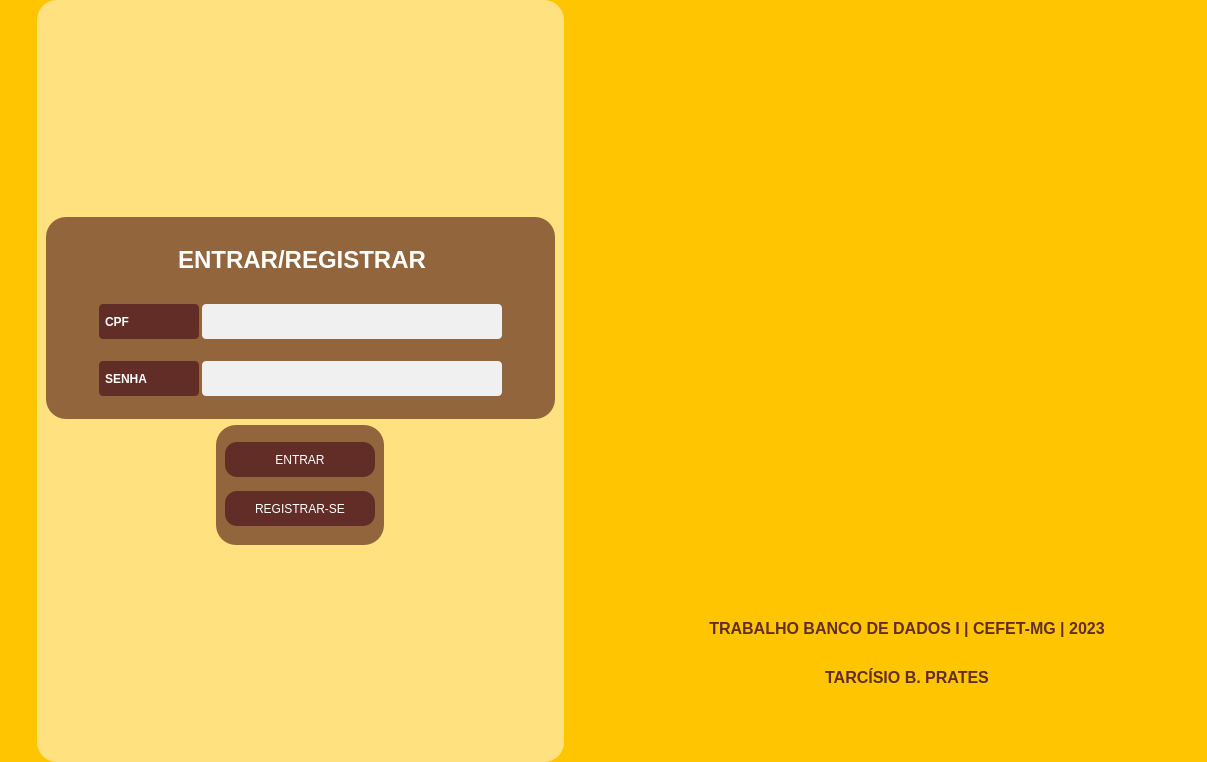
<?xml version="1.0" encoding="UTF-8"?>
<ui version="4.0">
 <class>Form</class>
 <widget class="QWidget" name="Form">
  <property name="geometry">
   <rect>
    <x>0</x>
    <y>0</y>
    <width>1207</width>
    <height>762</height>
   </rect>
  </property>
  <property name="windowTitle">
   <string>Form</string>
  </property>
  <layout class="QHBoxLayout" name="horizontalLayout">
   <property name="spacing">
    <number>0</number>
   </property>
   <property name="leftMargin">
    <number>0</number>
   </property>
   <property name="topMargin">
    <number>0</number>
   </property>
   <property name="rightMargin">
    <number>0</number>
   </property>
   <property name="bottomMargin">
    <number>0</number>
   </property>
   <item>
    <widget class="QWidget" name="widget" native="true">
     <property name="styleSheet">
      <string notr="true">background-color: #ffc600;</string>
     </property>
     <layout class="QVBoxLayout" name="verticalLayout">
      <property name="spacing">
       <number>0</number>
      </property>
      <property name="leftMargin">
       <number>0</number>
      </property>
      <property name="topMargin">
       <number>0</number>
      </property>
      <property name="rightMargin">
       <number>0</number>
      </property>
      <property name="bottomMargin">
       <number>0</number>
      </property>
      <item>
       <widget class="QStackedWidget" name="stackedWidget">
        <widget class="QWidget" name="page">
         <layout class="QVBoxLayout" name="verticalLayout_4">
          <property name="spacing">
           <number>0</number>
          </property>
          <property name="leftMargin">
           <number>0</number>
          </property>
          <property name="topMargin">
           <number>0</number>
          </property>
          <property name="rightMargin">
           <number>0</number>
          </property>
          <property name="bottomMargin">
           <number>0</number>
          </property>
          <item>
           <widget class="QWidget" name="widget_2" native="true">
            <layout class="QHBoxLayout" name="horizontalLayout_2">
             <property name="leftMargin">
              <number>0</number>
             </property>
             <property name="topMargin">
              <number>0</number>
             </property>
             <property name="rightMargin">
              <number>0</number>
             </property>
             <property name="bottomMargin">
              <number>0</number>
             </property>
             <item alignment="Qt::AlignHCenter">
              <widget class="QWidget" name="widget_4" native="true">
               <property name="maximumSize">
                <size>
                 <width>609</width>
                 <height>16777215</height>
                </size>
               </property>
               <property name="styleSheet">
                <string notr="true">QWidget {
          
			background-color:rgb(255, 226, 127);
            color: #ffffff;
            padding: 8px;
            border-radius:20px;
        }</string>
               </property>
               <layout class="QVBoxLayout" name="verticalLayout_5">
                <property name="leftMargin">
                 <number>9</number>
                </property>
                <property name="topMargin">
                 <number>9</number>
                </property>
                <property name="rightMargin">
                 <number>9</number>
                </property>
                <property name="bottomMargin">
                 <number>9</number>
                </property>
                <item>
                 <widget class="QWidget" name="widget_5" native="true">
                  <layout class="QHBoxLayout" name="horizontalLayout_3"/>
                 </widget>
                </item>
                <item>
                 <widget class="QWidget" name="widget_6" native="true">
                  <property name="styleSheet">
                   <string notr="true">QWidget {
          
			background-color:#92653c;
            color: #ffffff;
            padding: 8px;
            border-radius:20px;
        }</string>
                  </property>
                  <layout class="QVBoxLayout" name="verticalLayout_2">
                   <property name="leftMargin">
                    <number>50</number>
                   </property>
                   <property name="rightMargin">
                    <number>50</number>
                   </property>
                   <item>
                    <widget class="QLabel" name="label_2">
                     <property name="minimumSize">
                      <size>
                       <width>0</width>
                       <height>47</height>
                      </size>
                     </property>
                     <property name="maximumSize">
                      <size>
                       <width>16777215</width>
                       <height>47</height>
                      </size>
                     </property>
                     <property name="text">
                      <string>&lt;html&gt;&lt;head/&gt;&lt;body&gt;&lt;p align=&quot;center&quot;&gt;&lt;span style=&quot; font-family:'ADLaM Display'; font-size:18pt; font-weight:600; color:#ffffff;&quot;&gt;ENTRAR/REGISTRAR&lt;/span&gt;&lt;/p&gt;&lt;/body&gt;&lt;/html&gt;</string>
                     </property>
                    </widget>
                   </item>
                   <item>
                    <widget class="QWidget" name="widget_25" native="true">
                     <property name="minimumSize">
                      <size>
                       <width>0</width>
                       <height>40</height>
                      </size>
                     </property>
                     <property name="maximumSize">
                      <size>
                       <width>16777215</width>
                       <height>40</height>
                      </size>
                     </property>
                     <layout class="QHBoxLayout" name="horizontalLayout_20" stretch="0,0">
                      <property name="spacing">
                       <number>3</number>
                      </property>
                      <property name="leftMargin">
                       <number>3</number>
                      </property>
                      <property name="topMargin">
                       <number>3</number>
                      </property>
                      <property name="rightMargin">
                       <number>3</number>
                      </property>
                      <property name="bottomMargin">
                       <number>3</number>
                      </property>
                      <item>
                       <widget class="QLabel" name="config_label">
                        <property name="minimumSize">
                         <size>
                          <width>100</width>
                          <height>35</height>
                         </size>
                        </property>
                        <property name="maximumSize">
                         <size>
                          <width>80</width>
                          <height>16777215</height>
                         </size>
                        </property>
                        <property name="styleSheet">
                         <string notr="true">QLabel {
            background-color:#612d26;
			font-weight: bold;
            color: rgb(255, 255, 255);
            padding: 3px;
            border-radius: 4px;
        }</string>
                        </property>
                        <property name="text">
                         <string>CPF</string>
                        </property>
                       </widget>
                      </item>
                      <item>
                       <widget class="QLineEdit" name="user">
                        <property name="minimumSize">
                         <size>
                          <width>300</width>
                          <height>35</height>
                         </size>
                        </property>
                        <property name="maximumSize">
                         <size>
                          <width>16777215</width>
                          <height>16777215</height>
                         </size>
                        </property>
                        <property name="styleSheet">
                         <string notr="true">QLineEdit {
            background-color: #f0f0f0;
            border: none;
            padding: 2px;
            border-radius: 4px;
            color: #333;
			font-size:13px
        }

        QLineEdit:hover {
            background-color: #e0e0e0;
        }

        QLineEdit:focus {
            background-color: #ffffff;
            border: 2px solid #007bff;
        }</string>
                        </property>
                       </widget>
                      </item>
                     </layout>
                    </widget>
                   </item>
                   <item>
                    <widget class="QWidget" name="widget_26" native="true">
                     <property name="minimumSize">
                      <size>
                       <width>0</width>
                       <height>40</height>
                      </size>
                     </property>
                     <property name="maximumSize">
                      <size>
                       <width>16777215</width>
                       <height>40</height>
                      </size>
                     </property>
                     <layout class="QHBoxLayout" name="horizontalLayout_21" stretch="0,0">
                      <property name="spacing">
                       <number>3</number>
                      </property>
                      <property name="leftMargin">
                       <number>3</number>
                      </property>
                      <property name="topMargin">
                       <number>3</number>
                      </property>
                      <property name="rightMargin">
                       <number>3</number>
                      </property>
                      <property name="bottomMargin">
                       <number>3</number>
                      </property>
                      <item>
                       <widget class="QLabel" name="config_label_2">
                        <property name="minimumSize">
                         <size>
                          <width>100</width>
                          <height>35</height>
                         </size>
                        </property>
                        <property name="maximumSize">
                         <size>
                          <width>80</width>
                          <height>16777215</height>
                         </size>
                        </property>
                        <property name="styleSheet">
                         <string notr="true">QLabel {
            background-color:#612d26;
			font-weight: bold;
            color: rgb(255, 255, 255);
            padding: 3px;
            border-radius: 4px;
        }</string>
                        </property>
                        <property name="text">
                         <string>SENHA</string>
                        </property>
                       </widget>
                      </item>
                      <item>
                       <widget class="QLineEdit" name="password">
                        <property name="minimumSize">
                         <size>
                          <width>300</width>
                          <height>35</height>
                         </size>
                        </property>
                        <property name="maximumSize">
                         <size>
                          <width>16777215</width>
                          <height>16777215</height>
                         </size>
                        </property>
                        <property name="styleSheet">
                         <string notr="true">QLineEdit {
            background-color: #f0f0f0;
            border: none;
            padding: 2px;
            border-radius: 4px;
            color: #333;
			font-size:13px
        }

        QLineEdit:hover {
            background-color: #e0e0e0;
        }

        QLineEdit:focus {
            background-color: #ffffff;
            border: 2px solid #007bff;
        }</string>
                        </property>
                       </widget>
                      </item>
                     </layout>
                    </widget>
                   </item>
                  </layout>
                 </widget>
                </item>
                <item alignment="Qt::AlignHCenter">
                 <widget class="QWidget" name="widget_8" native="true">
                  <property name="maximumSize">
                   <size>
                    <width>200</width>
                    <height>120</height>
                   </size>
                  </property>
                  <property name="styleSheet">
                   <string notr="true">QWidget {
          
			background-color:#92653c;
            color: #ffffff;
            padding: 8px;
            border-radius:20px;
        }</string>
                  </property>
                  <layout class="QHBoxLayout" name="horizontalLayout_4">
                   <item>
                    <widget class="QWidget" name="widget_9" native="true">
                     <layout class="QVBoxLayout" name="verticalLayout_3">
                      <property name="leftMargin">
                       <number>0</number>
                      </property>
                      <property name="topMargin">
                       <number>0</number>
                      </property>
                      <property name="rightMargin">
                       <number>0</number>
                      </property>
                      <property name="bottomMargin">
                       <number>0</number>
                      </property>
                      <item>
                       <widget class="QPushButton" name="login">
                        <property name="minimumSize">
                         <size>
                          <width>150</width>
                          <height>35</height>
                         </size>
                        </property>
                        <property name="maximumSize">
                         <size>
                          <width>16777215</width>
                          <height>35</height>
                         </size>
                        </property>
                        <property name="styleSheet">
                         <string notr="true">QPushButton {
            background-color: #612d26;
            color: #ffffff;
            padding: 3px;
            border-radius: 12px;
        }

        QPushButton:hover {
            background-color: #3a211d;
        }

        QPushButton:pressed {
            background-color: #8a605a;
        }</string>
                        </property>
                        <property name="text">
                         <string>ENTRAR</string>
                        </property>
                       </widget>
                      </item>
                      <item>
                       <widget class="QPushButton" name="newuser">
                        <property name="minimumSize">
                         <size>
                          <width>100</width>
                          <height>35</height>
                         </size>
                        </property>
                        <property name="maximumSize">
                         <size>
                          <width>16777215</width>
                          <height>35</height>
                         </size>
                        </property>
                        <property name="styleSheet">
                         <string notr="true">QPushButton {
            background-color: #612d26;
            color: #ffffff;
            padding: 3px;
            border-radius: 12px;
        }

        QPushButton:hover {
            background-color: #3a211d;
        }

        QPushButton:pressed {
            background-color: #8a605a;
        }</string>
                        </property>
                        <property name="text">
                         <string>REGISTRAR-SE</string>
                        </property>
                       </widget>
                      </item>
                     </layout>
                    </widget>
                   </item>
                  </layout>
                 </widget>
                </item>
                <item>
                 <widget class="QWidget" name="widget_7" native="true">
                  <layout class="QVBoxLayout" name="verticalLayout_6"/>
                 </widget>
                </item>
               </layout>
              </widget>
             </item>
             <item>
              <widget class="QWidget" name="widget_3" native="true">
               <layout class="QVBoxLayout" name="verticalLayout_7">
                <item>
                 <widget class="QWidget" name="widget_11" native="true">
                  <layout class="QHBoxLayout" name="horizontalLayout_5">
                   <item>
                    <widget class="QPushButton" name="pushButton">
                     <property name="styleSheet">
                      <string notr="true">border:0px</string>
                     </property>
                     <property name="text">
                      <string/>
                     </property>
                     <property name="icon">
                      <iconset>
                       <normaloff>../images/logo.png</normaloff>../images/logo.png</iconset>
                     </property>
                     <property name="iconSize">
                      <size>
                       <width>180</width>
                       <height>180</height>
                      </size>
                     </property>
                    </widget>
                   </item>
                  </layout>
                 </widget>
                </item>
                <item>
                 <widget class="QWidget" name="widget_10" native="true">
                  <property name="maximumSize">
                   <size>
                    <width>16777215</width>
                    <height>200</height>
                   </size>
                  </property>
                  <layout class="QHBoxLayout" name="horizontalLayout_6">
                   <item>
                    <widget class="QLabel" name="label">
                     <property name="maximumSize">
                      <size>
                       <width>16777215</width>
                       <height>300</height>
                      </size>
                     </property>
                     <property name="text">
                      <string>&lt;html&gt;&lt;head/&gt;&lt;body&gt;&lt;p align=&quot;center&quot;&gt;&lt;span style=&quot; font-size:12pt; font-weight:600; color:#612d26;&quot;&gt;TRABALHO BANCO DE DADOS I | CEFET-MG | 2023&lt;/span&gt;&lt;/p&gt;&lt;p align=&quot;center&quot;&gt;&lt;span style=&quot; font-size:12pt; font-weight:600; color:#612d26;&quot;&gt;&lt;br/&gt;TARCÍSIO B. PRATES&lt;/span&gt;&lt;/p&gt;&lt;/body&gt;&lt;/html&gt;</string>
                     </property>
                    </widget>
                   </item>
                  </layout>
                 </widget>
                </item>
               </layout>
              </widget>
             </item>
            </layout>
           </widget>
          </item>
         </layout>
        </widget>
        <widget class="QWidget" name="page_2"/>
       </widget>
      </item>
     </layout>
    </widget>
   </item>
  </layout>
 </widget>
 <resources/>
 <connections/>
</ui>
